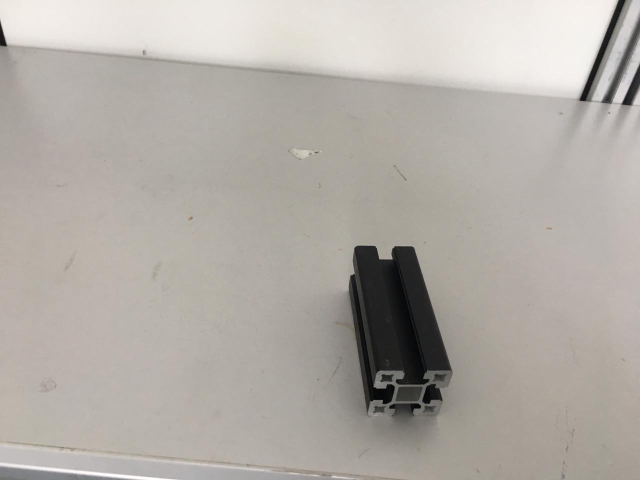
#> input picture OpenCV_objectmatching/image_tech/Q2.jpeg, 1280 x 960 px (shown at 1/2 size)
$ python color_scale_extraction.py
#> lines starting #> are read from the running program, lines starting #| are printed output that depends on the picture; after the words box and inside, x2 and y2 are one past the last pixel; in counts of white or black regions, pixels touching at a corner belong together
import cv2
import numpy as np
import matplotlib.pyplot as plt
import matplotlib.image as mpimg

def get_object(input):

    BLACK_THRESHOLD = 200
    LOW_SIZE_THRESHOLD = 30
    MAX_SIZE_THRESHOLD = 450
    # Denoising
    imgray = cv2.GaussianBlur(input, (5, 5), 0)
    # imgray = cv2.cvtColor(imgray, cv2.COLOR_BGR2GRAY)

    # Trying different Thresholding techniques
    # ret, thresh = cv2.threshold(imgray,10,200,cv2.THRESH_BINARY+cv2.THRESH_OTSU)
    ret, thresh = cv2.threshold(imgray,0,255,cv2.THRESH_TRIANGLE)
    contours, hierarchy = cv2.findContours(thresh, cv2.RETR_TREE, cv2.CHAIN_APPROX_SIMPLE)

    #cv2.imshow('thresh', thresh)

    idx = 0
    for cnt in contours:
        idx += 1
        x, y, w, h = cv2.boundingRect(cnt)
        roi = img[y:y + h, x:x + w]
        if h < LOW_SIZE_THRESHOLD or w < LOW_SIZE_THRESHOLD or\
                h > MAX_SIZE_THRESHOLD or w > MAX_SIZE_THRESHOLD:
            continue
        # cv2.imwrite(str(idx) + '.png', roi)
        cv2.rectangle(img, (x, y), (x + w, y + h), (200, 0, 0), 2)

    return img


# Open an image using Opencv
img = cv2.imread("image_tech/Q2.jpeg")
#> img is the input picture: shape (960, 1280, 3); mean B, G, R 166.2, 172.3, 177.4

# Convert the image into different colorspaces
# cvt_image = cv2.cvtColor(img,cv2.COLOR_BGR2HSV_FULL)
cvt_image = cv2.cvtColor(img,cv2.COLOR_BGR2LAB)
#> cvt_image: shape (960, 1280, 3); mean of channels 0, 1, 2 179.5, 128.8, 131.9
# cvt_image = cv2.cvtColor(img,cv2.COLOR_BGR2LUV)
# Save each channel of the image seperately
c1 = cvt_image[:, :, 0]
c2 = cvt_image[:, :, 1]
c3 = cvt_image[:, :, 2]

# Create a new window to show all the three channels seperately
f, (ax1, ax2, ax3) = plt.subplots(1,3, figsize=(10,5))
ax1.set_title("Channel 1")
ax1.imshow(c1)
ax2.set_title("Channel 2")
ax2.imshow(c2)
ax3.set_title("Channel 3")
ax3.imshow(c3)
plt.show()
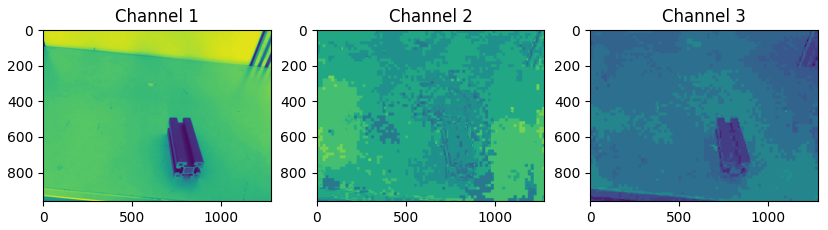
#> figure drawn by matplotlib, 3 panels
im= c1
print(im.shape)
#| (960, 1280)
im = cv2.resize(im, (640, 480))
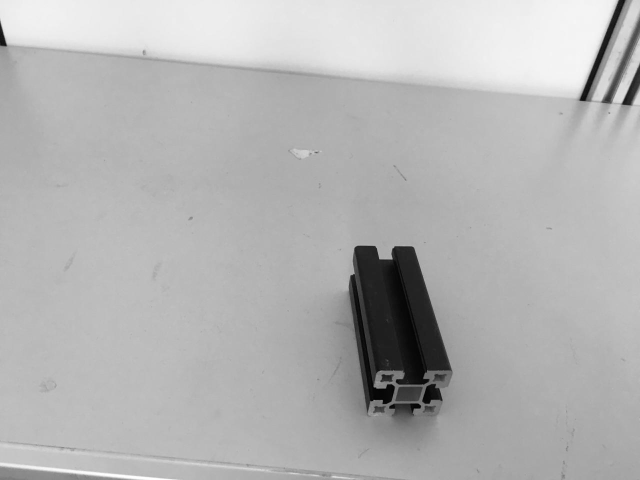
#> im: shape (480, 640); min 2, max 255, mean 179.7

out = get_object(im)
#> in get_object, `ret, thresh = cv2.threshold(imgray,0,255,cv2.THRESH_TRIANGLE)`:
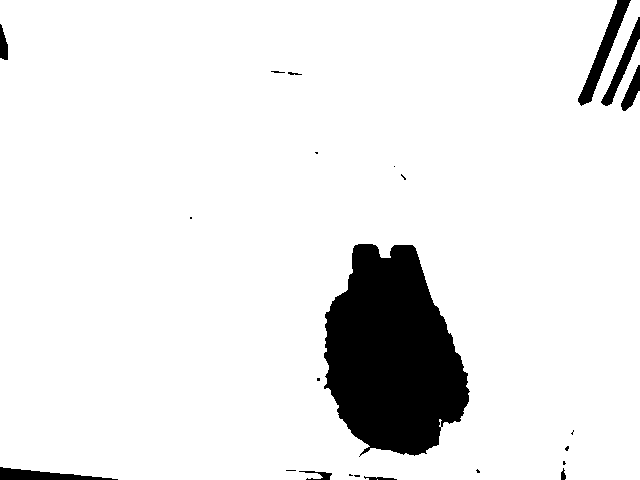
#> thresh: shape (480, 640); 91.6% white; 23 black regions (13 under 20 px)
#> in get_object, `ret, thresh = cv2.threshold(imgray,0,255,cv2.THRESH_TRIANGLE)`: ret = 159
#> in get_object, `contours, hierarchy = cv2.findContours(thresh, cv2.RETR_TREE, cv2.CHAI..`: contours = 19 contours, 13 with area under 20; largest, box (x1, y1, x2, y2) and area: (0, 0, 640, 480) 302140, (323, 243, 471, 457) 22234, (287, 71, 303, 76) 40, (270, 70, 286, 74) 33, (285, 469, 297, 472) 20, (564, 445, 570, 452) 20
#> the loop in get_object, `for cnt in contours:` made 19 passes
#> (x, y, w, h) on passes 2, 3, 4, 5, 6, 7, 9, 10, 11, 12, 13, 14: (0, 0, 640, 480), (353, 474, 8, 4), (348, 473, 6, 4), (285, 469, 12, 3), (475, 468, 6, 6), (562, 460, 5, 6), (564, 445, 6, 7), (570, 431, 4, 5), (572, 429, 3, 4), (316, 377, 5, 5), (323, 243, 148, 214), (189, 216, 4, 4)
#> (cnt, x, y, w, h) on passes 8, 16: ([[358, 456], [359, 455], [360, 456], [359, 457]], 358, 455, 3, 3), ([[393, 166], [394, 165], [395, 166], [394, 167]], 393, 165, 3, 3)
#> pass 2, in get_object, `roi = img[y:y + h, x:x + w]`:
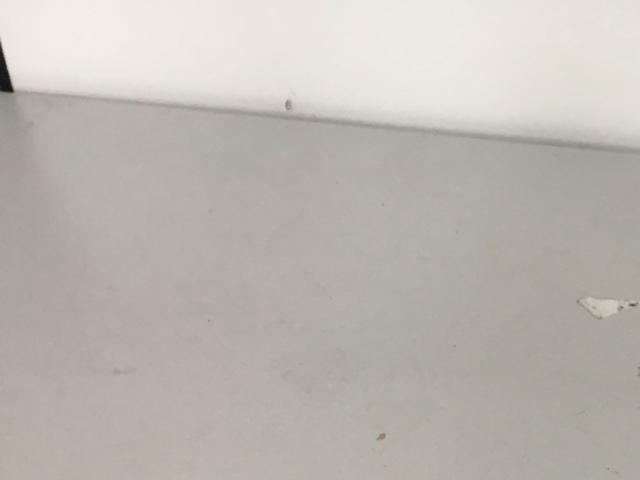
#> roi: shape (480, 640, 3); mean B, G, R 178.2, 184.3, 189.3
#> after the loop in get_object, `for cnt in contours:`:
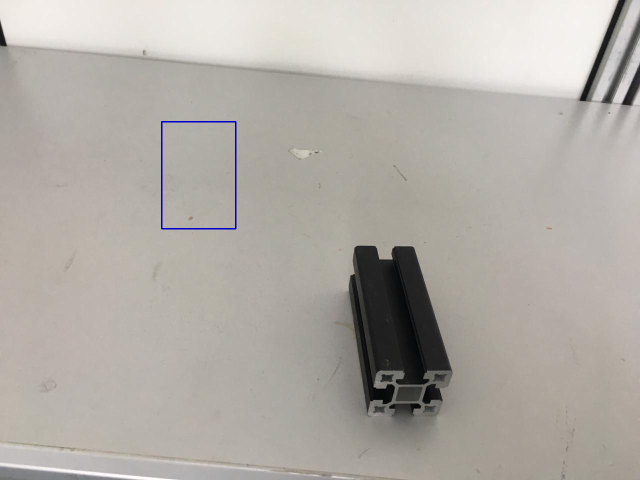
#> img: shape (960, 1280, 3) (shown at 1/2 size); 0.18% of pixels changed, all inside (x1, y1, x2, y2) = (322, 242, 473, 459)
#> after the loop in get_object, `for cnt in contours:`: idx = 19

cv2.imshow('Threshold', img)
cv2.imshow('Output', out)
cv2.waitKey()

$ run again, with OpenCV_objectmatching/image_tech/Q3.jpeg copied over OpenCV_objectmatching/image_tech/Q2.jpeg
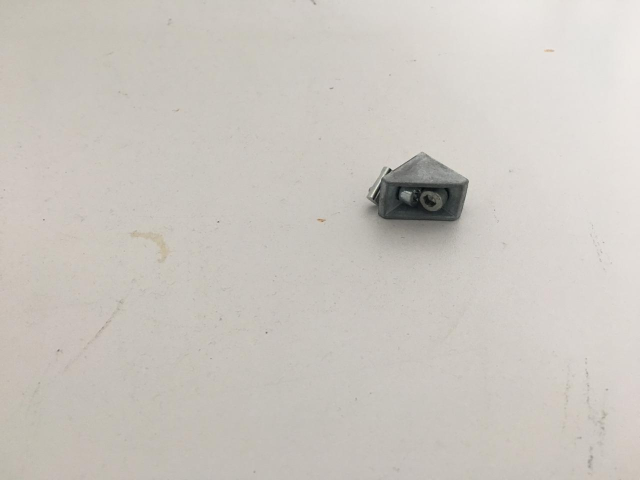
#> input picture OpenCV_objectmatching/image_tech/Q3.jpeg, 1280 x 960 px (shown at 1/2 size)
#> img is the input picture: shape (960, 1280, 3); mean B, G, R 191.9, 198.2, 202.8
#> cvt_image: shape (960, 1280, 3); mean of channels 0, 1, 2 204.4, 128.7, 132
#| (960, 1280)
#> in get_object, `ret, thresh = cv2.threshold(imgray,0,255,cv2.THRESH_TRIANGLE)`:
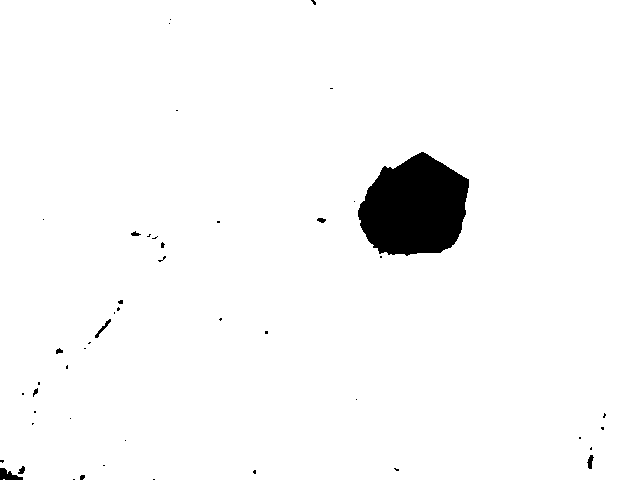
#> thresh: shape (480, 640); 97% white; 48 black regions (38 under 20 px)
#> ret = 191
#> contours = 46 contours, 35 with area under 20; largest, box (x1, y1, x2, y2) and area: (0, 0, 640, 480) 305860, (357, 151, 470, 257) 8658, (94, 318, 112, 339) 91, (586, 454, 595, 470) 73, (17, 465, 26, 475) 48
#> the loop in get_object, `for cnt in contours:` made 46 passes
#> (x, y, w, h) on passes 2, 3, 4, 5, 6, 7, 8, 10: (0, 0, 640, 480), (252, 469, 5, 6), (393, 467, 7, 5), (17, 465, 9, 10), (102, 464, 4, 3), (586, 454, 9, 16), (589, 446, 4, 5), (578, 436, 4, 4)
#> after the loop in get_object, `for cnt in contours:`:
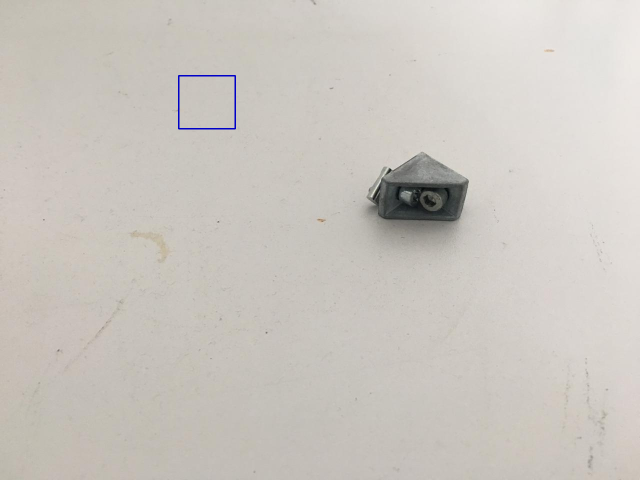
#> img: shape (960, 1280, 3) (shown at 1/2 size); 0.11% of pixels changed, all inside (x1, y1, x2, y2) = (356, 150, 472, 259)
#> after the loop in get_object, `for cnt in contours:`: idx = 46
